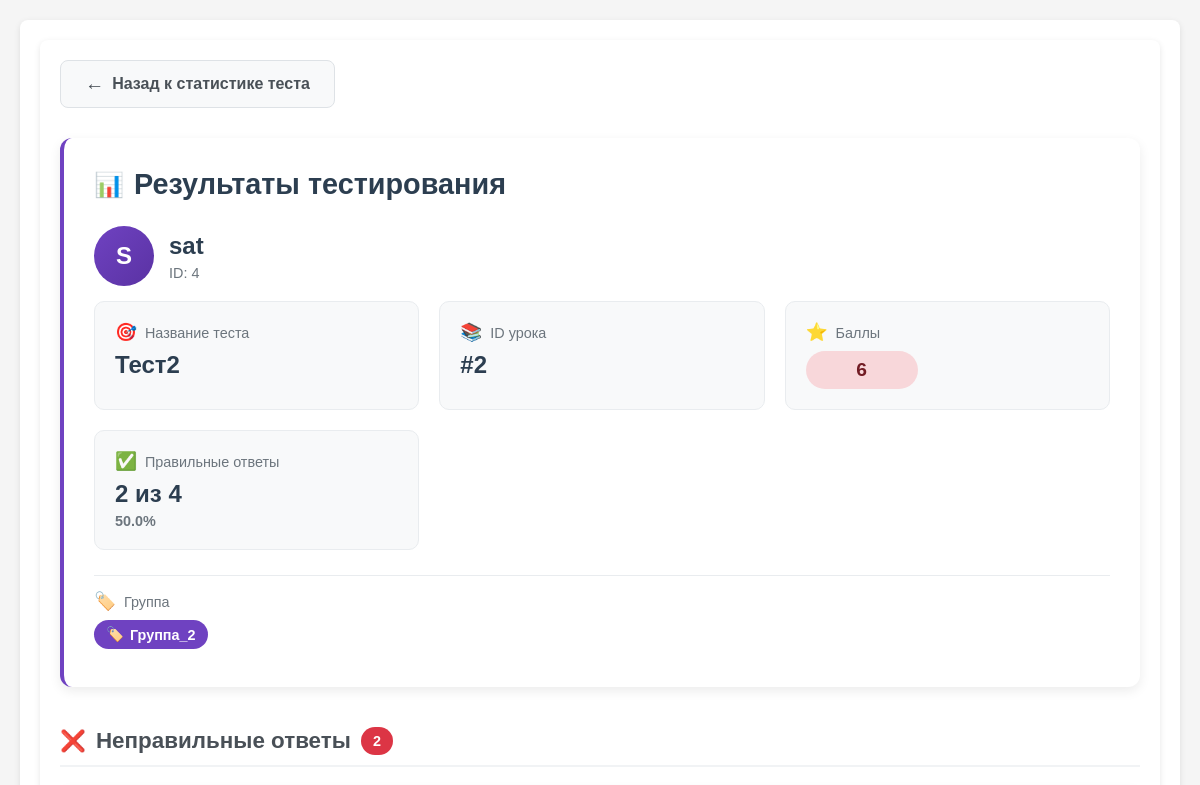
The app's page /dashboard/testing_management/user_results/2/4 (signed in, upper part), older data.
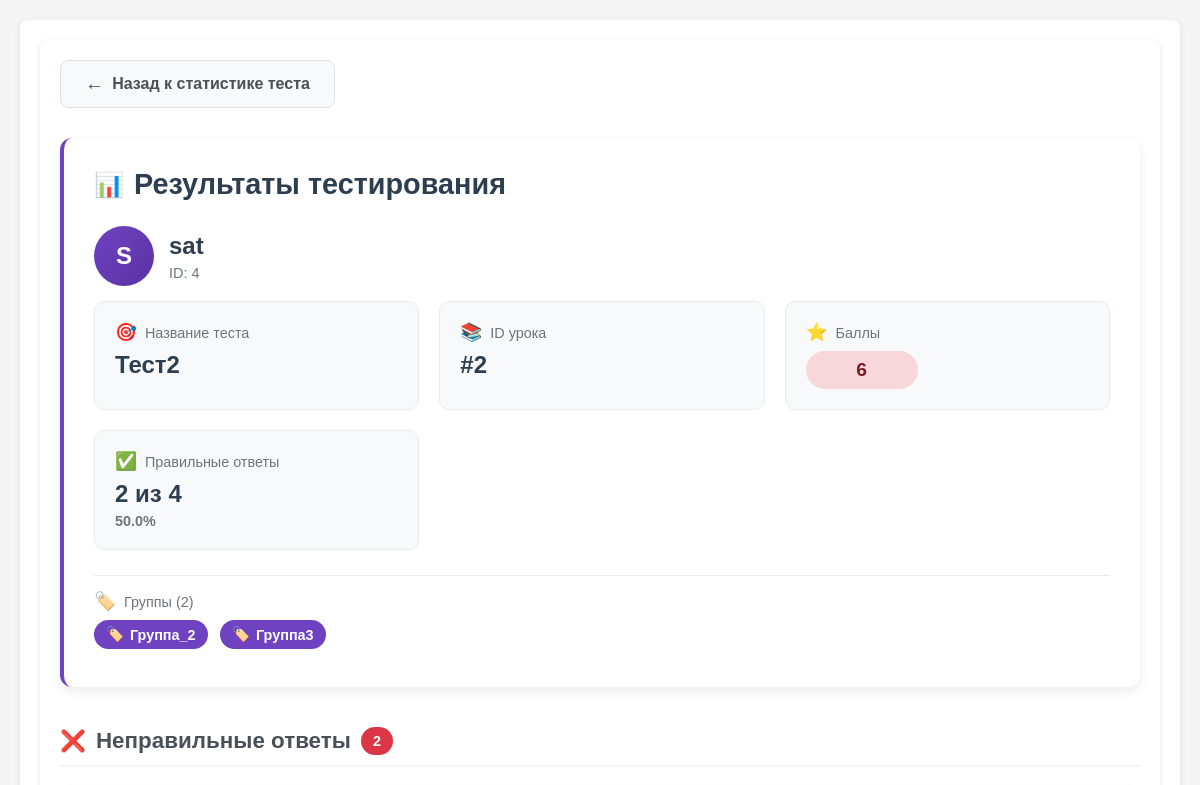
The same page, newer data.
### app.py (models this page shows, shortened)
class Group(db.Model):
    __tablename__ = 'Groups'
    id = db.Column(db.Integer, primary_key=True)
    groupname = db.Column(db.String(64), unique=True, nullable=False)
    users = db.Column(db.JSON, nullable=False)

### app.py (the view)
@app.route('/dashboard/testing_management/user_results/<int:testing_id>/<int:user_id>')
def user_detailed_results(testing_id, user_id):
    if not check_privileges():
        return redirect(url_for('ErAuth'))
    test = Testing.query.get_or_404(testing_id)
    user = User.query.get_or_404(user_id)
    result = Result.query.filter_by(testing_id=testing_id, user_id=user_id).first_or_404()
    groups = Group.query.filter(Group.id.in_(test.group_id)).all() if test.group_id else []
    user_groups = []
    for group in groups:
        if user_id in group.users:
            user_groups.append(group.groupname)
    user_group_display = ', '.join(user_groups) if user_groups else 'Без группы'
    wrong_questions = []
    if result.wrong_answers_id:
        for question_id in result.wrong_answers_id:
            question = Message.query.get(question_id)
            if question:
                wrong_questions.append(question)
    correct_count = len(result.correct_answers_id)
    wrong_count = len(result.wrong_answers_id)
    total_count = correct_count + wrong_count
    return render_template(mgn + 'user_results.html',
                           test=test,
                           user=user,
                           result=result,
                           user_group_display=user_group_display,
                           user_groups=user_groups,
                           wrong_questions=wrong_questions,
                           correct_count=correct_count,
                           wrong_count=wrong_count,
                           total_count=total_count)

### app.py (called while the page is built)
@login_manager.user_loader
def load_user(user_id):
    return User.query.get(int(user_id))

def check_privileges():
    curent_user = User.query.filter(
        User.username.ilike(
            session.get('curent_user')
        )
    ).first()
    print("DEBUD: curent user is",curent_user)
    print("DEBUG: curent user privileges -",curent_user.is_admin)
    if not curent_user or not curent_user.is_admin:
        return False
    else:
        return True

    def __repr__(self):
        return f'<User {self.username}>'

    @property
    def is_admin(self):
        return self.privileges

### templates/templateM/user_results.html (shortened to what this page needs)
{% extends 'base.html' %}
{% block content %}
<div class="container">
    <a href="{{ url_for('results_detailed', testing_id=test.id) }}" class="back-btn">
        <span style="font-size: 1.2rem;">←</span>
        Назад к статистике теста
    </a>
    <div class="user-header">
        <h1 class="header-title">
            <span style="font-size: 1.5rem;">📊</span>
            Результаты тестирования
        </h1>
        <div class="user-info-row">
            <div class="user-avatar">
                {{ user.username[:1]|upper }}
            </div>
            <div class="user-details">
                <div class="user-name">{{ user.username }}</div>
                <div class="user-id">ID: {{ user.id }}</div>
            </div>
        </div>
        <div class="stats-grid">
            <div class="stat-card">
                <div class="stat-label">
                    <span style="font-size: 1.1rem;">🎯</span>
                    Название теста
                </div>
                <div class="stat-value">{{ test.name }}</div>
            </div>
            <div class="stat-card">
                <div class="stat-label">
                    <span style="font-size: 1.1rem;">📚</span>
                    ID урока
                </div>
                <div class="stat-value">#{{ test.lesson_id }}</div>
            </div>
            <div class="stat-card">
                <div class="stat-label">
                    <span style="font-size: 1.1rem;">⭐</span>
                    Баллы
                </div>
                <div class="stat-value">
                    <span class="score-badge score-{% if result.score >= 80 %}good{% elif result.score >= 60 %}medium{% else %}poor{% endif %}">
                        {{ result.score }}
                    </span>
                </div>
            </div>
            <div class="stat-card">
                <div class="stat-label">
                    <span style="font-size: 1.1rem;">✅</span>
                    Правильные ответы
                </div>
                <div class="stat-value">
                    {{ correct_count }} из {{ total_count }}
                    <div style="font-size: 0.9rem; color: #6c757d; margin-top: 5px;">
                        {{ ((correct_count / total_count * 100) if total_count > 0 else 0)|round(1) }}%
                    </div>
                </div>
            </div>
        </div>
        {% if user_groups and user_groups|length > 0 %}
        <div class="groups-container">
            <div class="stat-label">
                <span style="font-size: 1.1rem;">🏷️</span>
                {% if user_groups|length == 1 %}
                    Группа
                {% else %}
                    Группы ({{ user_groups|length }})
                {% endif %}
            </div>
            <div>
                {% for group in user_groups %}
                <span class="groups-badge">
                    <span style="font-size: 0.9rem;">🏷️</span>
                    {{ group }}
                </span>
                {% endfor %}
            </div>
        </div>
        {% endif %}
    </div>
    <h3 class="section-title">
        <span style="font-size: 1.3rem;">❌</span>
        Неправильные ответы
        {% if wrong_count > 0 %}
        <span class="wrong-count-badge">{{ wrong_count }}</span>
        {% endif %}
    </h3>
</div>
{% endblock %}
{% set show_footer = False %}

Row changes from the older to the newer data that the page shows:
added Group: groupname "Группа3"
Text that changed along with them:
{{ user_groups|length }}: (not shown) → "2"
text no longer shown: "Группа"
text now shown: "Группы ( )"
